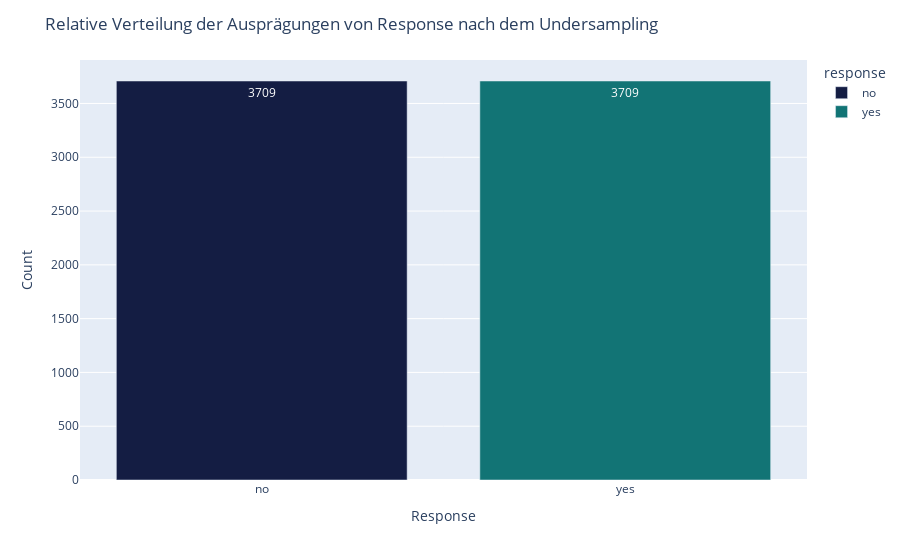

Write notebook code for a chart like this one.
### Code cell
df_downsampled_response = downsampled.groupby(['response']).size().reset_index()
fig = px.bar(df_downsampled_response, x='response', y=downsampled['response'].value_counts(normalize=False), color='response',
                                    text=downsampled['response'].value_counts(normalize=False),
                                    color_discrete_map={
                                        'yes': 'rgb(18,116,117)',
                                        'no': 'rgb(20,29,67)'
                                    })

fig.update_layout(title='Relative Verteilung der Ausprägungen von Response nach dem Undersampling',
                 xaxis_title='Response',
                 yaxis_title='Count')
fig.show()

### Figure 1 — Plotly figure (JSON) as saved in the notebook; plotly's stock layout.template omitted (floating-point values rounded to 4 significant figures)
{"data": [{"alignmentgroup": "True", "hovertemplate": "response=%{x}<br>y=%{y}<br>text=%{text}<extra></extra>", "legendgroup": "no", "marker": {"color": "rgb(20,29,67)", "pattern": {"shape": ""}}, "name": "no", "offsetgroup": "no", "orientation": "v", "showlegend": true, "text": [3709], "textposition": "auto", "type": "bar", "x": ["no"], "xaxis": "x", "y": [3709], "yaxis": "y"}, {"alignmentgroup": "True", "hovertemplate": "response=%{x}<br>y=%{y}<br>text=%{text}<extra></extra>", "legendgroup": "yes", "marker": {"color": "rgb(18,116,117)", "pattern": {"shape": ""}}, "name": "yes", "offsetgroup": "yes", "orientation": "v", "showlegend": true, "text": [3709], "textposition": "auto", "type": "bar", "x": ["yes"], "xaxis": "x", "y": [3709], "yaxis": "y"}], "layout": {"barmode": "relative", "legend": {"title": {"text": "response"}, "tracegroupgap": 0}, "margin": {"t": 60}, "title": {"text": "Relative Verteilung der Ausprägungen von Response nach dem Undersampling"}, "xaxis": {"anchor": "y", "categoryarray": ["no", "yes"], "categoryorder": "array", "domain": [0, 1], "title": {"text": "Response"}}, "yaxis": {"anchor": "x", "domain": [0, 1], "title": {"text": "Count"}}}}
